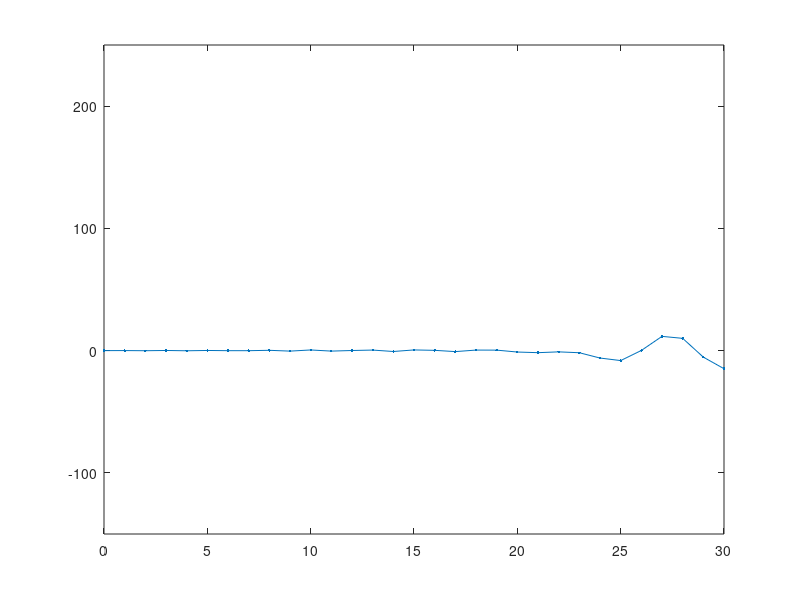

Reproduce this figure in MATLAB.
format compact; format shortG; clear; clc; clf; % 30-Stage RLC Filter
N = 30;   % number of nodes
V = zeros(N,1);
dV = zeros(N,1);
ddV = zeros(N,1);
t = 0;
dt = 0.02;
a = 500/33; b = 1000/33; c = a; d = 1/33;
while(t < 10)
    if (t < 2)
        V0 = 100 * ( ( sin(0.5*pi*t) )^2 );
    else
        V0 = 0;
    end
    ddV(1) = a*V0 - b*V(1) + c*V(2) - d*dV(1);
    for i=2:N-1
        ddV(i) = a*V(i-1) - b*V(i) + c*V(i+1) - d*dV(i);
    end
    ddV(N) = a*V(N-1) - c*V(N) - 130/33*dV(N);
    %                            ^^^
    %                      change this term
    for i=1:N
        dV(i) = dV(i) + ddV(i)*dt;
        V(i) =  V(i) +  dV(i)*dt;
    end
    t = t + dt;
    plot(0:N,[V0;V],'.-');
    %clc
    %disp(t)
    %pause(0.01);
end
ylim([-150,250]);
disp(t)
